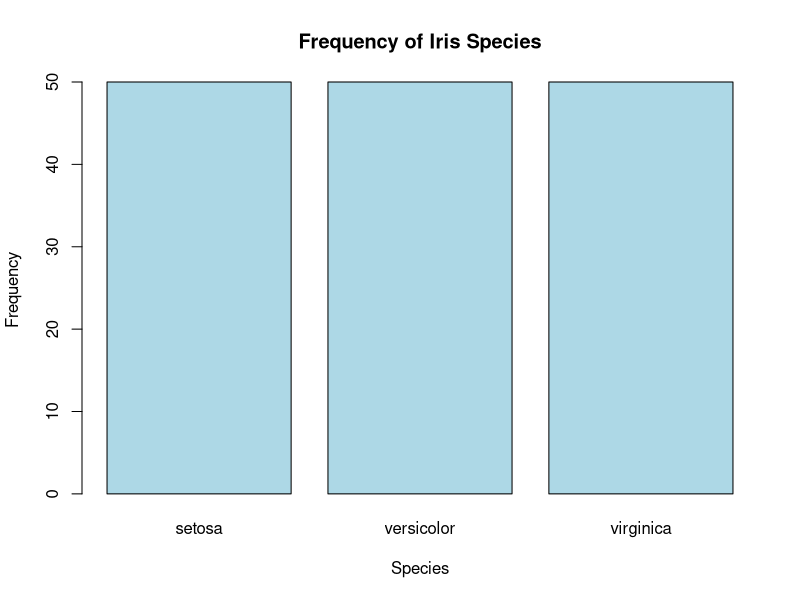
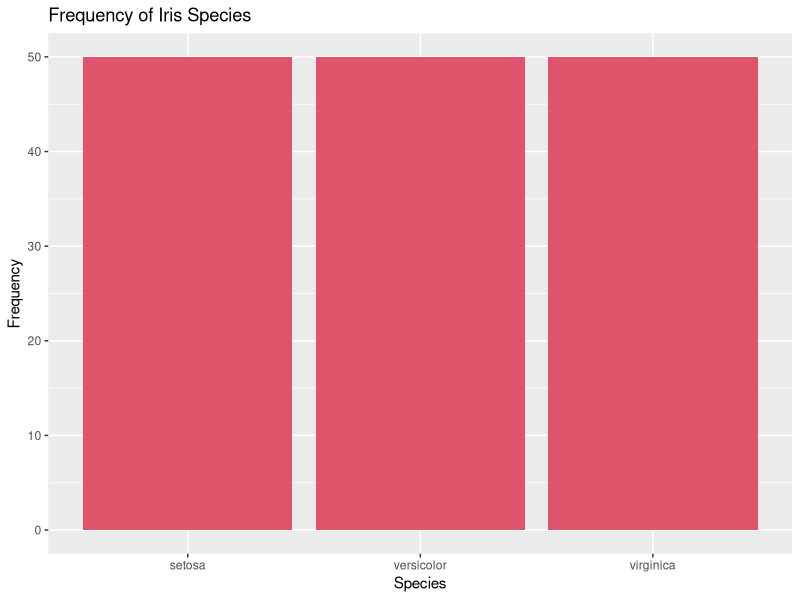
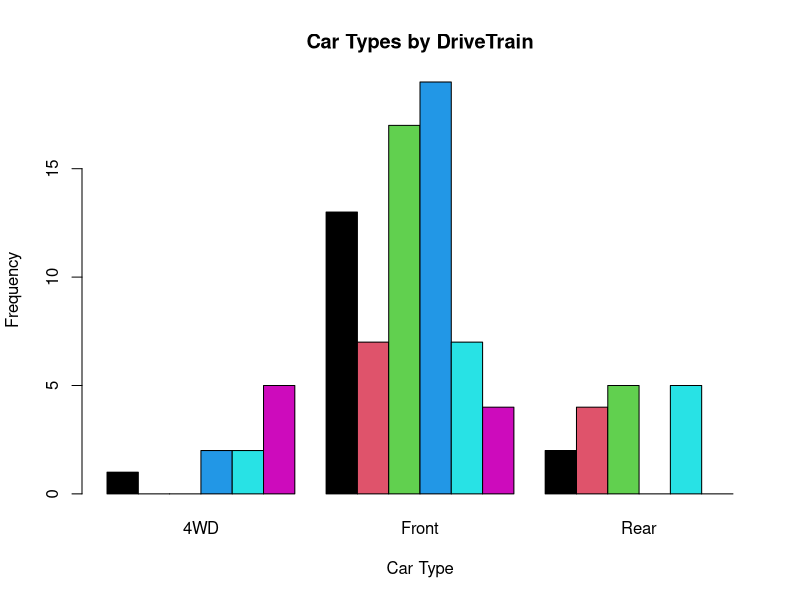
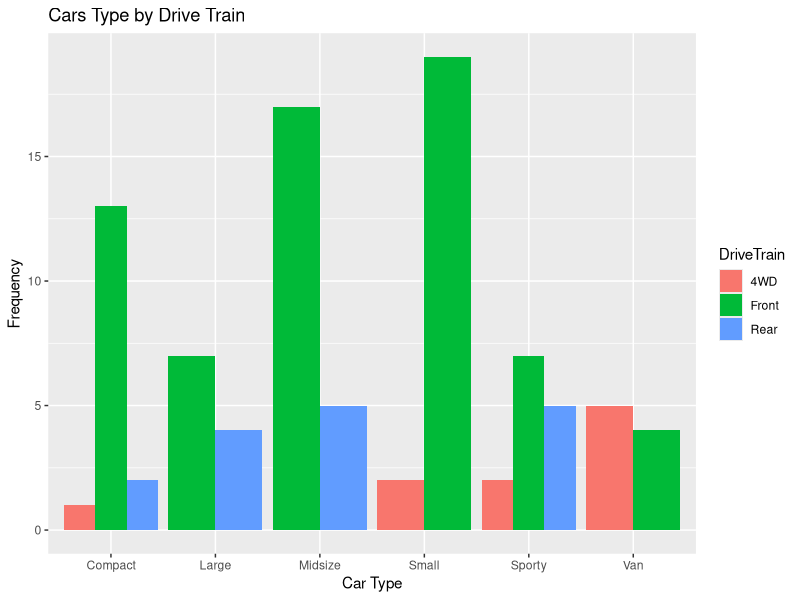
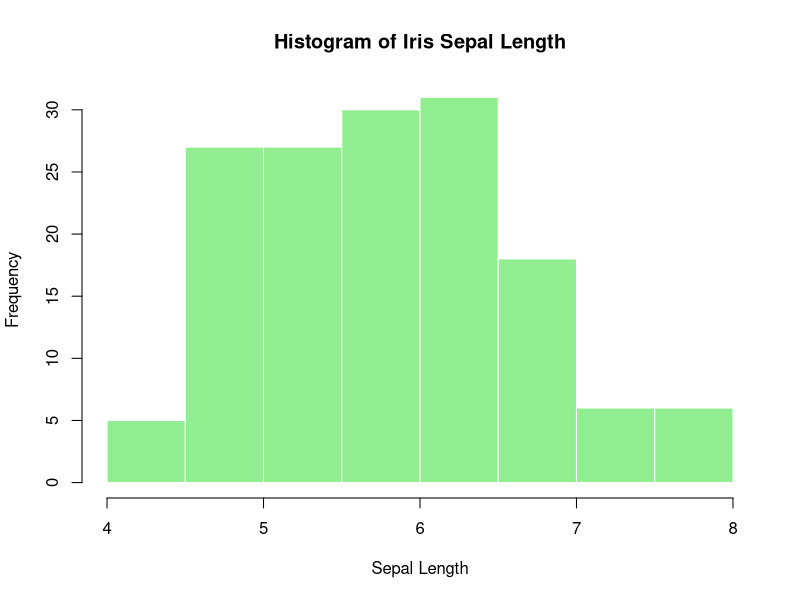
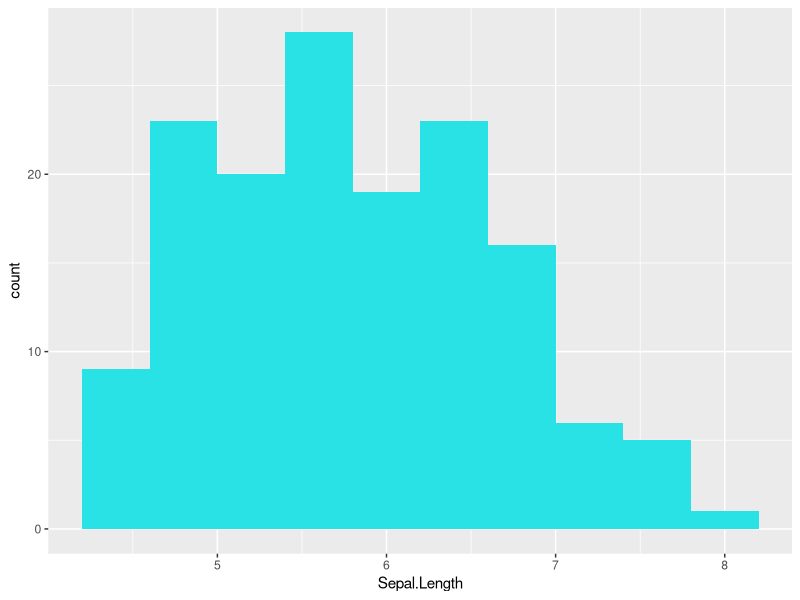
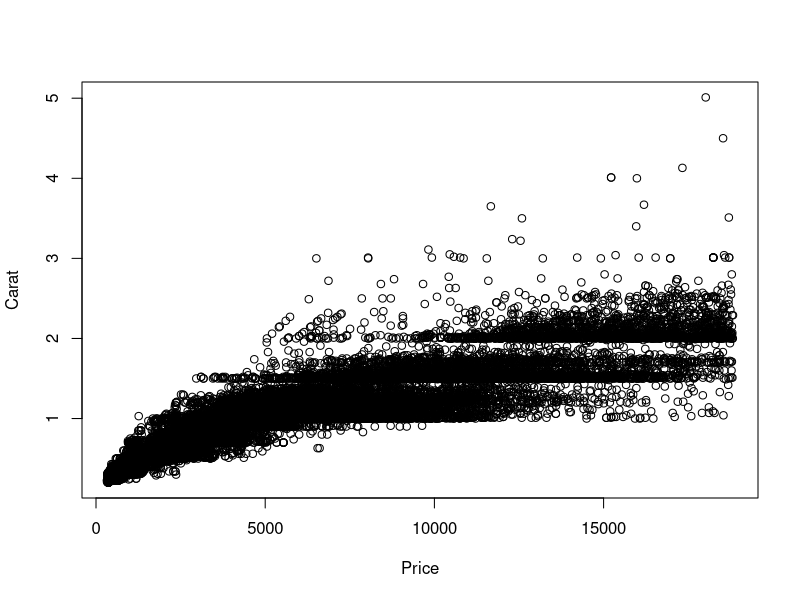
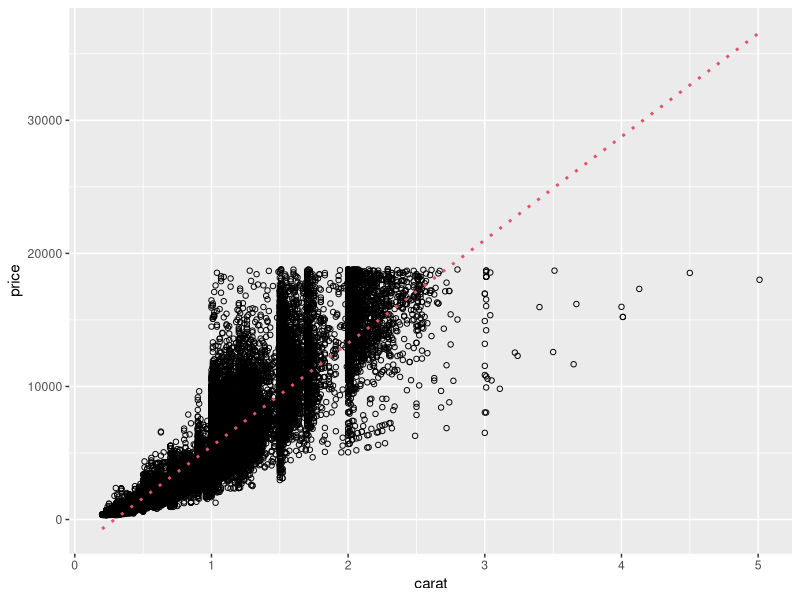

Source code (R) for these figures, in order:
## ---- chunk 1
library(MASS)
library(ggplot2)
data(iris)
data(diamonds)
data(Cars93)
data(txhousing)
## ---- chunk 2
barplot(table(iris$Species), 
        main = "Frequency of Iris Species", 
        xlab = "Species", 
        ylab = "Frequency", 
        col = "lightblue")

## ---- chunk 3
ggplot(iris,aes(x=Species))+
        geom_bar(fill=2)+
        labs(title="Frequency of Iris Species",x="Species",y='Frequency')

## ---- chunk 4
cars93_table <- table(Cars93$Type, Cars93$DriveTrain)
cars93_table

barplot(cars93_table, 
        beside = T, 
        main = "Car Types by DriveTrain", 
        xlab = "Car Type", 
        ylab = "Frequency", 
        col = 1:6)

## ---- chunk 5
ggplot(Cars93,aes(x=Type,fill=DriveTrain))+
        geom_bar(position='dodge')+
        labs(title='Cars Type by Drive Train',x='Car Type',y='Frequency')

## ---- chunk 6
hist(iris$Sepal.Length, 
     main = "Histogram of Iris Sepal Length", 
     xlab = "Sepal Length", 
     col = "lightgreen", 
     border = "white")
## ---- chunk 7
ggplot(iris,aes(x=Sepal.Length))+
        geom_histogram(fill=5,bins=round(sqrt(nrow(Cars93))))
## ---- chunk 8
plot(diamonds$price,diamonds$carat,xlab='Price',ylab='Carat')
## ---- chunk 9
ggplot(diamonds,aes(y=price,x=carat))+
        geom_point(shape=1)+
        geom_smooth(method='lm',color=2,se=FALSE,linetype=3)

ggplot(diamonds,aes(y=price,x=carat))+
        geom_point(shape=1)+
        geom_smooth(color=3,se=FALSE,linetype=3)
        
## ---- chunk 10
ggplot(iris,aes(Sepal.Length,Sepal.Width,shape=Species,color=Species))+
  geom_point()
## ---- chunk 11
ggplot(Cars93,aes(x=Price))+
        geom_histogram(fill=1)+
        facet_wrap(~Cylinders)
## ---- chunk 12
ggplot(Cars93,aes(x=Horsepower))+
        geom_histogram()+
        facet_grid(rows=vars(Type),cols=vars(DriveTrain))
## ---- chunk 13
ggplot(diamonds,aes(x=depth,y=table,color=price))+
        geom_point()+
        facet_wrap(~cut)
## ---- chunk 14
ggplot(txhousing,aes(y=median,x=date,color=city))+
        geom_line(alpha=.5,show.legend=F)
## ---- chunk 15
txhousing$mean = txhousing$volume/txhousing$sales

data = txhousing[txhousing$year==2015,]

ggplot(data,aes(median,mean,color=city))+
        geom_point(alpha=.5,show.legend=FALSE)+
        geom_abline()
## ---- chunk 16
ggplot(txhousing,aes(median,mean,color=city))+
        geom_point(show.legend=F,alpha=.5)+
        facet_wrap(~as.factor(year))
